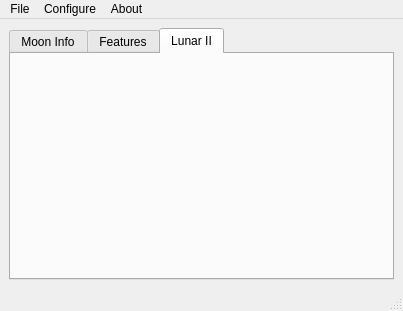
<?xml version="1.0" encoding="UTF-8"?>
<ui version="4.0">
 <class>MainWindow</class>
 <widget class="QMainWindow" name="MainWindow">
  <property name="geometry">
   <rect>
    <x>0</x>
    <y>0</y>
    <width>403</width>
    <height>311</height>
   </rect>
  </property>
  <property name="windowTitle">
   <string>Lunar Club Tools</string>
  </property>
  <property name="windowIcon">
   <iconset resource="../resources.qrc">
    <normaloff>:/moon.svg</normaloff>:/moon.svg</iconset>
  </property>
  <widget class="QWidget" name="centralwidget">
   <layout class="QVBoxLayout" name="verticalLayout">
    <item>
     <widget class="QTabWidget" name="tabWidget">
      <property name="currentIndex">
       <number>2</number>
      </property>
      <widget class="MoonInfoTab" name="moonInfoTab">
       <attribute name="title">
        <string>Moon Info</string>
       </attribute>
      </widget>
      <widget class="FeaturesTab" name="featuresTab">
       <attribute name="title">
        <string>Features</string>
       </attribute>
      </widget>
      <widget class="LunarTwoTab" name="lunarTwoTab">
       <attribute name="title">
        <string>Lunar II</string>
       </attribute>
      </widget>
     </widget>
    </item>
   </layout>
  </widget>
  <widget class="QMenuBar" name="menubar">
   <property name="geometry">
    <rect>
     <x>0</x>
     <y>0</y>
     <width>403</width>
     <height>26</height>
    </rect>
   </property>
   <widget class="QMenu" name="menuFile">
    <property name="title">
     <string>File</string>
    </property>
    <addaction name="actionExit"/>
   </widget>
   <widget class="QMenu" name="menuConfigure">
    <property name="title">
     <string>Configure</string>
    </property>
    <addaction name="actionLocation"/>
   </widget>
   <widget class="QMenu" name="menuAbout">
    <property name="title">
     <string>About</string>
    </property>
    <addaction name="actionLunarClubTools"/>
   </widget>
   <addaction name="menuFile"/>
   <addaction name="menuConfigure"/>
   <addaction name="menuAbout"/>
  </widget>
  <widget class="QStatusBar" name="statusbar"/>
  <action name="actionExit">
   <property name="icon">
    <iconset resource="../resources.qrc">
     <normaloff>:/exit.svg</normaloff>:/exit.svg</iconset>
   </property>
   <property name="text">
    <string>Exit</string>
   </property>
   <property name="toolTip">
    <string>Exit the program</string>
   </property>
   <property name="shortcut">
    <string>Ctrl+Q</string>
   </property>
  </action>
  <action name="actionLocation">
   <property name="icon">
    <iconset resource="../resources.qrc">
     <normaloff>:/location.svg</normaloff>:/location.svg</iconset>
   </property>
   <property name="text">
    <string>Location</string>
   </property>
   <property name="toolTip">
    <string>Configure observation location</string>
   </property>
   <property name="shortcut">
    <string>Ctrl+L</string>
   </property>
  </action>
  <action name="actionLunarClubTools">
   <property name="text">
    <string>Lunar Club Tools</string>
   </property>
   <property name="toolTip">
    <string>About Lunar Club Tools</string>
   </property>
   <property name="shortcut">
    <string>F1</string>
   </property>
  </action>
 </widget>
 <customwidgets>
  <customwidget>
   <class>MoonInfoTab</class>
   <extends>QWidget</extends>
   <header>widgets</header>
   <container>1</container>
  </customwidget>
  <customwidget>
   <class>FeaturesTab</class>
   <extends>QWidget</extends>
   <header>widgets</header>
   <container>1</container>
  </customwidget>
  <customwidget>
   <class>LunarTwoTab</class>
   <extends>QWidget</extends>
   <header location="global">widgets</header>
   <container>1</container>
  </customwidget>
 </customwidgets>
 <resources>
  <include location="../resources.qrc"/>
 </resources>
 <connections/>
</ui>
